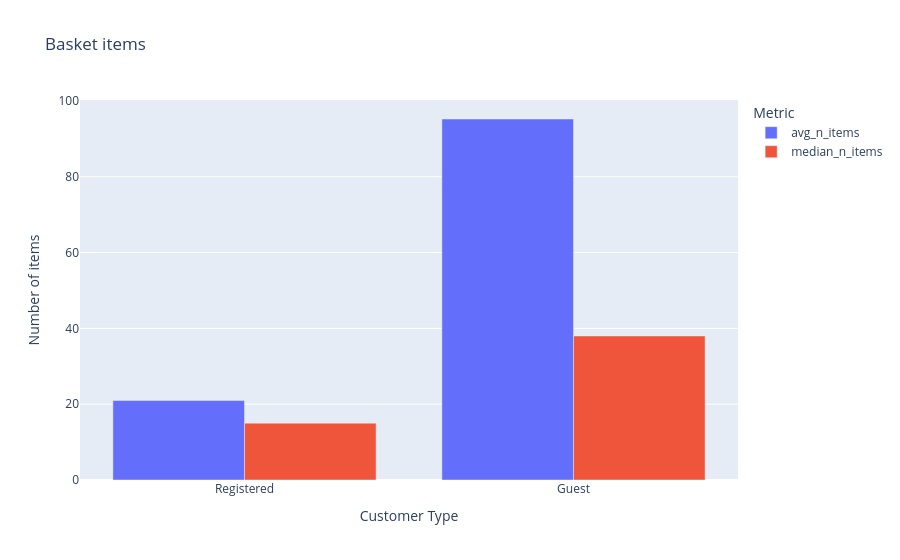

Notebook cell for this chart:
### Code cell
# Plottar unika varor per korg - registrerad vs gues
fig_cgi = px.bar(customer_guest_basket,
                 x='customer_type',
                 y=['avg_n_items', 'median_n_items'],
                 title='Basket items',
                 barmode='group')
fig_cgi.update_layout(
    xaxis_title='Customer Type',
    yaxis_title='Number of items',
    legend_title='Metric'
)

fig_cgi.show()

### Figure 1 — Plotly figure (JSON) as saved in the notebook; plotly's stock layout.template omitted (floating-point values rounded to 4 significant figures)
{"data": [{"alignmentgroup": "True", "hovertemplate": "variable=avg_n_items<br>customer_type=%{x}<br>value=%{y}<extra></extra>", "legendgroup": "avg_n_items", "marker": {"color": "#636efa", "pattern": {"shape": ""}}, "name": "avg_n_items", "offsetgroup": "avg_n_items", "orientation": "v", "showlegend": true, "textposition": "auto", "type": "bar", "x": ["Registered", "Guest"], "xaxis": "x", "y": [20.96, 95.24], "yaxis": "y"}, {"alignmentgroup": "True", "hovertemplate": "variable=median_n_items<br>customer_type=%{x}<br>value=%{y}<extra></extra>", "legendgroup": "median_n_items", "marker": {"color": "#EF553B", "pattern": {"shape": ""}}, "name": "median_n_items", "offsetgroup": "median_n_items", "orientation": "v", "showlegend": true, "textposition": "auto", "type": "bar", "x": ["Registered", "Guest"], "xaxis": "x", "y": [15.0, 38.0], "yaxis": "y"}], "layout": {"barmode": "group", "legend": {"title": {"text": "Metric"}, "tracegroupgap": 0}, "title": {"text": "Basket items"}, "xaxis": {"anchor": "y", "domain": [0, 1], "title": {"text": "Customer Type"}}, "yaxis": {"anchor": "x", "domain": [0, 1], "title": {"text": "Number of items"}}}}
